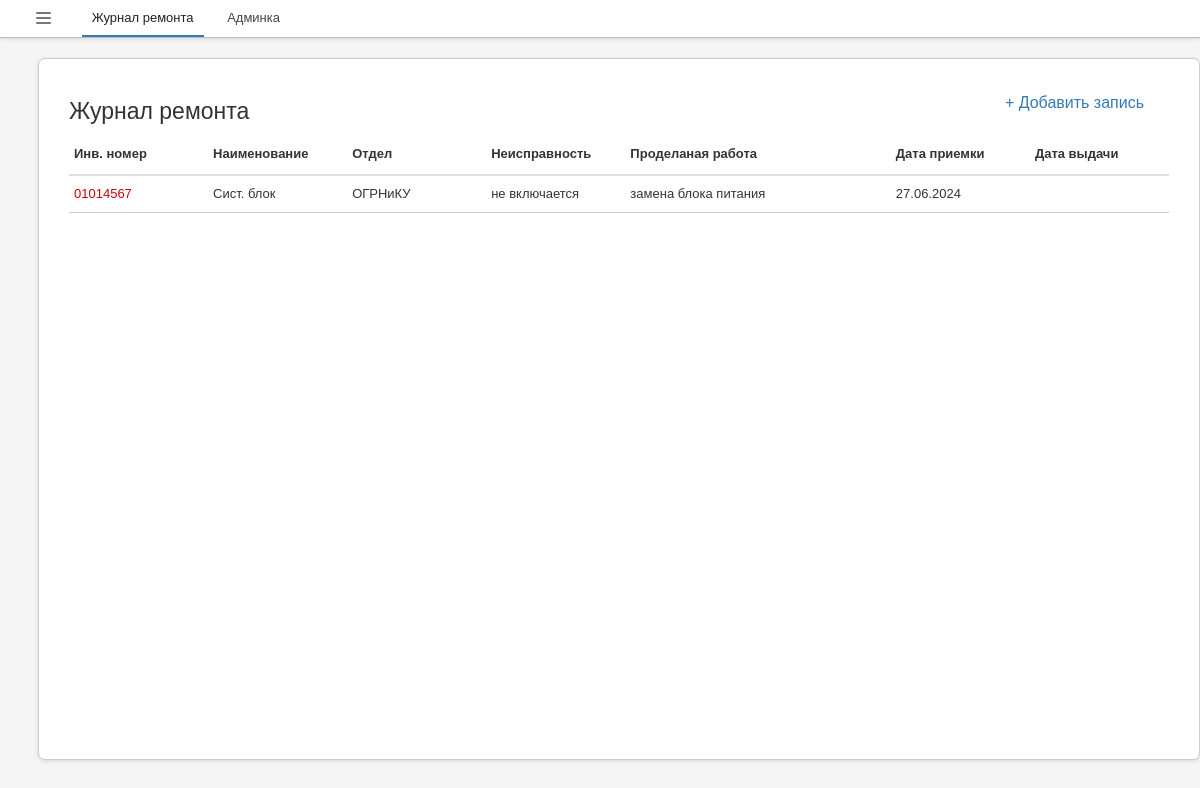
Before: /rj/ with the older database file.
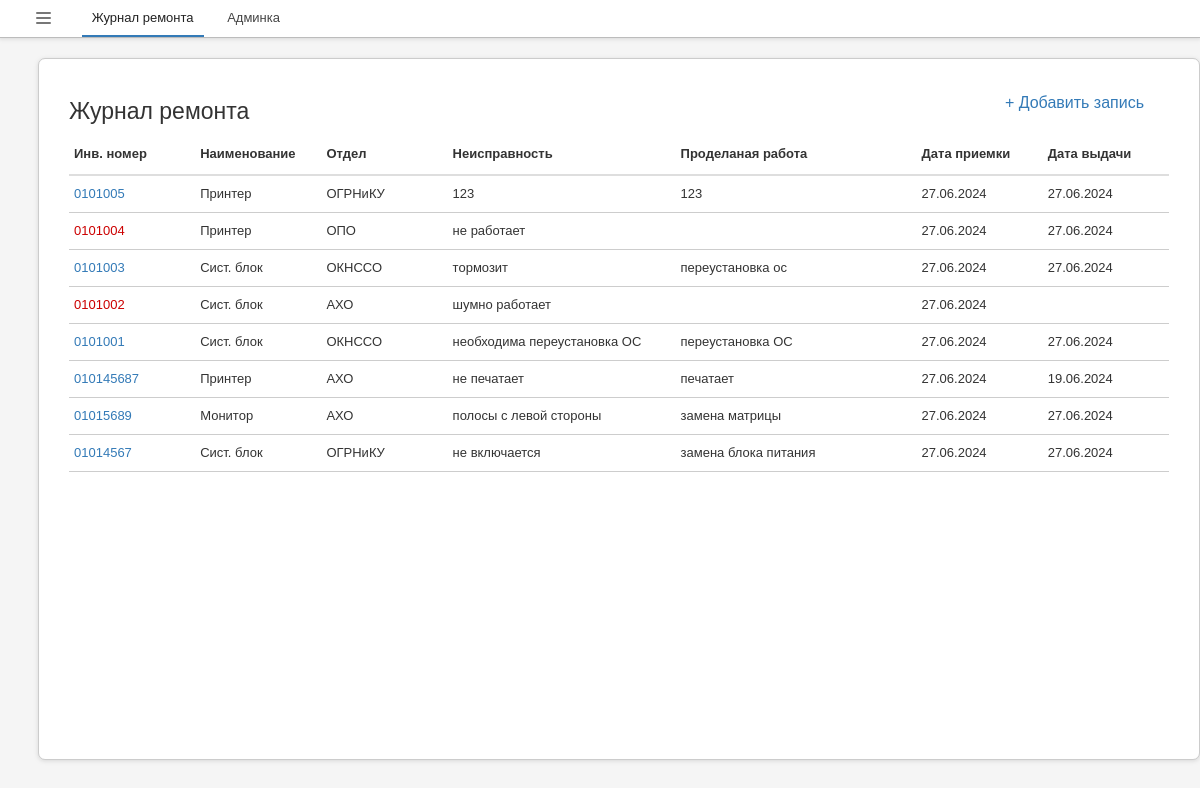
After: the same page with the newer database file.
### app_rj/models.py (models this page shows, shortened)
class tech_db(models.Model):
  inv_num = models.CharField(max_length = 32, verbose_name="Инв. номер")
  equipment_name = models.ForeignKey('equipment_name_db', on_delete=models.PROTECT, null=True, blank=True, verbose_name="Наименование")
  otdel = models.ForeignKey('otdel_db', on_delete=models.PROTECT, null=True, blank=True, verbose_name="Отдел")
  defect = models.TextField(verbose_name="Неисправность")
  work_done = models.TextField(blank=True, verbose_name="Проделаная работа")
  date_accept = models.DateField(verbose_name="Дата приемки")
  date_issue = models.DateField(null=True, blank=True, verbose_name="Дата выдачи")
  class Meta:
    verbose_name = "Тенику"
    verbose_name_plural = "Теника"
    ordering = ['-id','-date_accept']

class equipment_name_db(models.Model):
  title = models.CharField(max_length = 32, db_index=True, verbose_name="Наименование")
  class Meta:
    verbose_name = "Наименование"
    verbose_name_plural = "Наименование"
    ordering = ['title']

class otdel_db(models.Model):
  name = models.CharField(max_length = 32, db_index=True, verbose_name="Отделы")
  class Meta:
    verbose_name = "Отдел"
    verbose_name_plural = "Отделы"
    ordering = ['name']

### app_rj/views.py (the view)
# urls.py: path('', get_index, name='index'),
def get_index(request):
  href_font = dict()
  tech_db_all = tech_db.objects.all()
  for i in tech_db_all:
    if (i.work_done != '' and i.date_issue != None):
      i.href_font = 'font_normal'
    else:
      i.href_font = 'font_red'
  context = {
    'title': "Журнал ремонта",
    'tech_db_all': tech_db_all,
  }
  return render(request, 'app_rj/index.html', context)

### app_rj/templates/app_rj/index.html (shortened to what this page needs)
{% extends "base.html" %}
{% block content %}
  <div class="info_tu">
    <a href="javascript:void(0); open_new_rcard();">
      + Добавить запись
    </a>
  </div>
  <h3>{{title}}</h3>
  <table class="main" width="100%">
    <thead class="main">
      <tr class="main">
        <th class="main min_v1 max_v1">Инв. номер</th>
        <th class="main min_v1 max_v1">Наименование</th>
        <th class="main min_v1 max_v2">Отдел</th>
        <th class="main min_v1 max_v2">Неисправность</th>
        <th class="main min_v2 max_v2">Проделаная работа</th>
        <th class="main min_v1 max_v1">Дата приемки</th>
        <th class="main min_v1 max_v1">Дата выдачи</th>
      </tr>
    </thead>
    <tbody id="list_rcard">
  {% for i in tech_db_all %}
    <tr class="rtcolor hover" id="tr_rcard_{{i.id}}">
      <td class="main">
        <a class="{{i.href_font}}" href="javascript:void(0); open_rcard({{i.id}});" id="a{{i.id}}">
          {{i.inv_num}}
        </a>
      </td>
      <td class="main">{{i.equipment_name.title}}</td>
      <td class="main">{{i.otdel.name}}</td>
      <td class="main" id="defect_{{i.id}}">{{i.defect}}</td>
      <td class="main" id="work_done_{{i.id}}">{{i.work_done}}</td>
      <td class="main">{{i.date_accept | date:'d.m.Y'}}</td>
      <td class="main" id="date_issue_{{i.id}}">{{i.date_issue | date:'d.m.Y'}}</td>
    </tr>
  {% endfor %}
  </tbody>
  </table>
{% endblock %}

### app_rj/templates/base.html (shortened to what this page needs)
{% load static %}
<!DOCTYPE html>
<html>
  <head>
    <link rel="stylesheet" href="{% static 'app_rj/css/main.css' %}">
    <link rel="stylesheet" href="{% static 'app_rj/css/nav.css' %}">
    <link rel="stylesheet" href="{% static 'app_rj/css/input.css' %}">
    <link rel="stylesheet" href="{% static 'app_rj/css/select.css' %}">
    <link rel="stylesheet" href="{% static 'app_rj/css/table.css' %}">
    <link rel="stylesheet" href="{% static 'app_rj/css/div.css' %}">
    <link rel="stylesheet" href="{% static 'app_rj/css/colors.css' %}">
  </head>
  <body>
  {% block nav_panel %}
  <nav>
    <ul class="navbar">
      <li>
        <a href="javascript:void(0);" class="mainmenu" tabindex="1">
          <div class="navbtn-container">
            <div class="navbtn menu">
              <span class="menu-icon"></span>
              <span class="menu-icon child"></span>
              <span class="menu-icon"></span>
              <span class="menu-icon child"></span>
              <span class="menu-icon"></span>
            </div>
          </div>
        </a>
      </li>
      <li>
        <a class="navbar   active" href="{% url 'index'%}" onclick="wSpinner_tmout();">Журнал ремонта</a>
      </li>
      <li>
        <a class="navbar " href="../admin/" target="blank">Админка</a>
      </li>
    </ul>
  </nav>
  {% endblock %}
  <div class="body">
    <div class="main" id="main">
    {% block content %}{% endblock %}
    </div>
  </div>
  </body>
</html>

### static/app_rj/css/main.css (style rules this page uses)
body { padding: 0px; padding-bottom: 15px; background: #f5f5f5; color: #333; font-size: 13px; font-family: sans-serif; }
h3 { font-size: 23px }
h1, h2, h3, h4 { margin-top: 20px; margin-bottom: 10px; font-weight: 500; line-height: 1.1; color: #333; }
a { color: #337ab7; text-decoration: none; outline: none; }
nav { position: fixed; background: white; border: 0px; border-bottom: 1px solid #bcbcbc; box-shadow: 0 1px 4px 0 rgba(128,128,128,0.25); top: -1px; left: -1px; right: -1px; margin: 0 auto; padding: 0px; white-space: nowrap; z-index: 11; }
nav ul { list-style: none; margin: 0; padding: 0; }
nav a { text-decoration: none; outline: none; display: block; }
ul.navbar { text-align: left; padding: 0px; }
ul.navbar > li { display: inline-block; position: relative; }
a.navbar { padding: 10px; margin-left: 10px; border-bottom: 2px solid transparent; color: #444; text-decoration: none; }
a.navbar.active, a.navbar:hover { cursor: pointer; color: #222; border-bottom: 2px solid #337ab7; }
a.mainmenu { padding: 7px; margin-left: 30px; margin-right: 10px; color: #777; font-size: 18px; text-decoration: none; }
div.navbtn-container { display: inline-block; position: relative; height: 100%; padding: 0px; margin-right: 15px; }
div.navbtn { position: absolute; background-repeat: no-repeat; background-size: cover; }
div.navbtn.menu { bottom: -2px; }
span.menu-icon { border-radius: 5px; display: block; height: 2px; width: 15px; background-color: #777; }
span.menu-icon.child { height: 3px; background-color: inherit; }

### static/app_rj/css/table.css (style rules this page uses)
table { background: #fff; max-width: 100%; border-collapse: collapse; }
table, th, td { border-color: #cdcdcd; border-style: solid; border-width: 1px 1px 1px 1px; padding: 5px; word-wrap: break-word; }
table.main { border-width: 0px 0px 1px 0px; line-height: 20px; font-size: 13px; color: #333; }
thead.main { border-bottom: 2px solid #dedede; vertical-align: bottom; }
th.main { text-align: left; font-weight: bold; padding: 5px; padding-top: 10px; padding-bottom: 10px; vertical-align: middle; }
td.main { max-width: 325px; padding: 5px; padding-top: 8px; padding-bottom: 8px; vertical-align: middle; }
td.min_v1, th.min_v1 { min-width: 100px; }
td.min_v2, th.min_v2 { min-width: 200px; }
td.max_v1, th.max_v1 { max-width: 350px; }
td.max_v2, th.max_v1 { max-width: 550px; }
td.main, th.main { border-width: 0px 0px 1px 0px; }

### static/app_rj/css/div.css (style rules this page uses)
div.body { display: table; margin: 0px auto; padding-top: 35px; padding-left: 30px; padding-right: 30px; }
div.main { display: table; position: relative; padding: 20px; padding-left: 30px; padding-right: 30px; padding-bottom: 30px; margin: 0px auto; margin-top: 15px; width: 1100px; min-width: 1100px; max-width: 1100px; height: calc(100vh - 150px); min-height: calc(100vh - 150px); background: #fff; border: 1px solid #ccc; border-radius: 7px 7px 7px 7px; box-shadow: 0 1px 4px 0 rgba(128,128,128,0.25); }
.info_tu { position: absolute; color: #777; cursor: default; top: 35px; right: 55px; font-size: 12pt; }

### static/app_rj/css/colors.css (style rules this page uses)
.font_red { color: #CC0000; }

Changed rows visible on the page:
added tech_db: inv_num "0101005", equipment_name "Принтер", otdel.name "ОГРНиКУ", defect "123", work_done "123", date_accept "27.06.2024", date_issue "27.06.2024"
added tech_db: inv_num "0101004", equipment_name "Принтер", otdel.name "ОПО", defect "не работает", date_accept "27.06.2024", date_issue "27.06.2024"
added tech_db: inv_num "0101003", equipment_name "Сист. блок", otdel.name "ОКНССО", defect "тормозит", work_done "переустановка ос", date_accept "27.06.2024", date_issue "27.06.2024"
added tech_db: inv_num "0101002", equipment_name "Сист. блок", otdel.name "АХО", defect "шумно работает", date_accept "27.06.2024"
added tech_db: inv_num "0101001", equipment_name "Сист. блок", otdel.name "ОКНССО", defect "необходима переустановка ОС", work_done "переустановка ОС", date_accept "27.06.2024", date_issue "27.06.2024"
added tech_db: inv_num "010145687", equipment_name "Принтер", otdel.name "АХО", defect "не печатает", work_done "печатает", date_accept "27.06.2024", date_issue "19.06.2024"
added tech_db: inv_num "01015689", equipment_name "Монитор", otdel.name "АХО", defect "полосы с левой стороны", work_done "замена матрицы", date_accept "27.06.2024", date_issue "27.06.2024"
changed tech_db "не включается": date_issue (not shown) → "27.06.2024"
